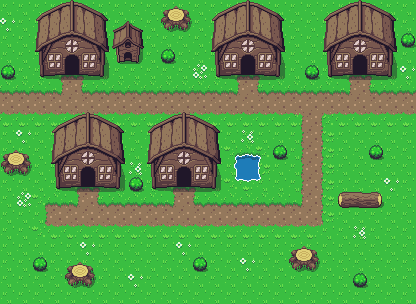

The image is a tile-based game level rendered from a .tmx file. Its description and complete source (layers, tilesets, objects, tile grids) follow:
An orthogonal 26x19 tile map with 16x16 px tiles, 5 tile layers (Ground, Flowers, Bush, Houses, ...).

<map version="1.9" tiledversion="1.9.2" orientation="orthogonal" renderorder="left-up" width="26" height="19" tilewidth="16" tileheight="16" infinite="0" nextlayerid="8" nextobjectid="1">
 <tileset firstgid="1" source="../Tiled/TiledSheet.tsx" />
 <layer id="5" name="Ground" width="26" height="19">
  <data encoding="csv">
1,1,1,1,1,1,1,1,1,1,1,1,1,1,1,1,1,1,1,1,1,1,1,1,1,1,
1,1,1,1,1,1,1,1,1,1,1,1,1,1,1,1,1,1,1,1,1,1,1,1,1,1,
1,1,1,1,1,1,1,1,1,1,1,1,1,1,1,1,1,1,1,1,1,1,1,1,1,1,
1,1,1,1,1,1,1,1,1,1,1,1,1,1,1,1,1,1,1,1,1,1,1,1,1,1,
1,1,1,1161,1162,1163,1,1,1,1,1,1,1,1,1161,1162,1163,1,1,1,1,1161,1162,1163,1,1,
1162,1162,1162,1322,1202,1321,1162,1162,1162,1162,1162,1162,1162,1162,1322,1202,1321,1162,1162,1162,1162,1322,1202,1321,1162,1162,
1202,1202,1202,1202,1202,1202,1202,1202,1202,1202,1202,1202,1202,1202,1202,1202,1202,1202,1202,1202,1202,1202,1202,1202,1202,1202,
1242,1242,1242,1242,1242,1242,1242,1242,1242,1242,1242,1242,1242,1242,1242,1242,1242,1242,1282,1202,1281,1242,1242,1242,1242,1242,
1,1,1,1,1,1,1,1,1,1,1,1,1,1,1,1,1,1,1201,1202,1203,1,1,1,1,1,
1,1,1,1,1,1,1,1,1,1,1,1,1,1,1,1,1,1,1201,1202,1203,1,1,1,1,1,
1,1,1,1,1,1,1,1,1,1,1,1,1,1,1,1,1,1,1201,1202,1203,1,1,1,1,1,
1,1,1,1,1161,1162,1163,1,1,1,1161,1162,1163,1,1,1,1,1,1201,1202,1203,1,1,1,1,1,
1,1,1161,1162,1322,1202,1321,1162,1162,1162,1322,1202,1321,1162,1162,1162,1162,1162,1322,1202,1203,1,1,1,1,1,
1,1,1201,1202,1202,1202,1202,1202,1202,1202,1202,1202,1202,1202,1202,1202,1202,1202,1202,1202,1203,1,1,1,1,1,
1,1,1241,1242,1242,1242,1242,1242,1242,1242,1242,1242,1242,1242,1242,1242,1242,1242,1242,1242,1243,1,1,1,1,1,
1,1,1,1,1,1,1,1,1,1,1,1,1,1,1,1,1,1,1,1,1,1,1,1,1,1,
1,1,1,1,1,1,1,1,1,1,1,1,1,1,1,1,1,1,1,1,1,1,1,1,1,1,
1,1,1,1,1,1,1,1,1,1,1,1,1,1,1,1,1,1,1,1,1,1,1,1,1,1,
1,1,1,1,1,1,1,1,1,1,1,1,1,1,1,1,1,1,1,1,1,1,1,1,1,1
</data>
 </layer>
 <layer id="7" name="Flowers" width="26" height="19">
  <data encoding="csv">
0,0,0,0,0,0,0,0,0,0,0,0,0,0,0,0,0,0,0,0,0,0,0,0,0,0,
484,0,0,0,0,0,0,0,0,0,0,0,0,0,0,0,0,0,0,0,0,0,0,0,0,0,
0,0,0,0,0,0,0,0,0,0,0,0,0,0,0,0,0,0,0,0,0,0,0,0,0,0,
0,0,0,0,0,0,0,0,0,0,0,0,0,0,0,0,0,0,0,0,0,0,0,0,0,0,
0,0,0,0,0,0,0,0,0,0,0,0,444,0,0,0,0,0,0,0,0,0,0,0,0,484,
0,0,0,0,0,0,0,0,0,0,0,0,0,0,0,0,0,0,0,0,0,0,0,0,0,0,
0,0,0,0,0,0,0,0,0,0,0,0,0,0,0,0,0,0,0,0,0,0,0,0,0,0,
0,0,0,0,0,0,0,0,0,0,0,0,0,0,0,0,0,0,0,0,0,0,0,0,0,0,
0,484,0,0,0,0,0,0,0,0,0,0,0,0,0,321,0,0,0,0,0,0,0,0,0,0,
0,0,0,0,0,0,0,0,0,0,0,0,0,0,0,0,0,0,0,0,0,0,0,0,0,0,
0,0,0,0,0,0,0,0,321,0,0,0,0,0,0,0,0,0,0,0,0,0,0,0,0,0,
0,0,0,0,0,0,0,0,0,0,0,0,0,0,0,0,0,0,0,0,0,0,0,0,484,0,
0,444,0,0,0,0,0,0,0,0,0,0,0,0,0,0,0,0,0,0,0,0,0,0,0,0,
0,0,0,0,0,0,0,0,0,0,0,0,0,0,0,0,0,0,0,0,0,0,0,0,0,0,
0,0,0,0,0,0,0,0,0,0,0,0,0,0,0,0,0,0,0,0,0,0,321,0,0,0,
0,0,0,0,0,484,0,0,0,0,0,484,0,0,0,0,0,0,0,0,0,0,0,0,0,0,
0,0,0,0,0,0,0,0,0,0,0,0,0,0,0,484,0,0,0,0,0,0,0,0,0,0,
0,0,0,0,0,0,0,0,484,0,0,0,0,0,0,0,0,0,0,0,0,0,0,0,0,0,
0,0,0,0,0,0,0,0,0,0,0,0,0,0,0,0,0,0,0,0,0,0,0,0,0,0
</data>
 </layer>
 <layer id="6" name="Bush" width="26" height="19">
  <data encoding="csv">
0,0,0,0,0,0,0,0,0,0,0,0,0,0,0,0,0,0,0,0,0,0,0,0,0,0,
0,0,0,0,0,0,0,0,0,0,0,0,0,0,0,0,0,0,0,0,0,0,0,0,0,0,
0,0,0,0,0,0,0,0,0,0,0,0,0,0,0,0,0,0,0,0,0,0,0,0,0,563,
0,0,0,0,0,0,0,0,0,0,563,0,0,0,0,0,0,0,0,0,0,0,0,0,0,0,
563,0,0,0,0,0,0,0,0,0,0,0,0,0,0,0,0,0,0,563,0,0,0,0,0,0,
0,0,0,0,0,0,0,0,0,0,0,0,0,0,0,0,0,0,0,0,0,0,0,0,0,0,
0,0,0,0,0,0,0,0,0,0,0,0,0,0,0,0,0,0,0,0,0,0,0,0,0,0,
0,0,0,0,0,0,0,0,0,0,0,0,0,0,0,0,0,0,0,0,0,0,0,0,0,0,
0,0,0,0,0,0,0,0,0,0,0,0,0,0,0,0,0,0,0,0,0,0,0,0,0,0,
0,0,0,0,0,0,0,0,0,0,0,0,0,0,0,0,0,563,0,0,0,0,0,563,0,0,
0,0,0,0,0,0,0,0,0,0,0,0,0,0,0,0,0,0,0,0,0,0,0,0,0,0,
0,0,0,0,0,0,0,0,563,0,0,0,0,0,0,0,0,0,0,0,0,0,0,0,0,0,
0,0,0,0,0,0,0,0,0,0,0,0,0,0,0,0,0,0,0,0,0,0,0,0,0,0,
0,0,0,0,0,0,0,0,0,0,0,0,0,0,0,0,0,0,0,0,0,0,0,0,0,0,
0,0,0,0,0,0,0,0,0,0,0,0,0,0,0,0,0,0,0,0,0,0,0,0,0,0,
0,0,0,0,0,0,0,0,0,0,0,0,0,0,0,0,0,0,0,0,0,0,0,0,0,0,
0,0,563,0,0,0,0,0,0,0,0,0,563,0,0,0,0,0,0,0,0,0,0,0,0,0,
0,0,0,0,0,0,0,0,0,0,0,0,0,0,0,0,0,0,0,0,0,0,563,0,0,0,
0,0,0,0,0,0,0,0,0,0,0,0,0,0,0,0,0,0,0,0,0,0,0,0,0,0
</data>
 </layer>
 <layer id="2" name="Houses" width="26" height="19">
  <data encoding="csv">
0,0,7,8,9,10,11,0,0,0,0,0,0,7,8,9,10,11,0,0,7,8,9,10,11,0,
0,0,47,48,49,50,51,214,215,0,0,0,0,47,48,49,50,51,0,0,47,48,49,50,51,0,
0,0,87,88,89,90,91,254,255,0,0,0,0,87,88,89,90,91,0,0,87,88,89,90,91,0,
0,0,127,128,129,130,131,294,295,0,0,0,0,127,128,129,130,131,0,0,127,128,129,130,131,0,
0,0,167,168,169,170,171,0,0,0,0,0,0,167,168,169,170,171,0,0,167,168,169,170,171,0,
0,0,0,0,0,0,0,0,0,0,0,0,0,0,0,0,0,0,0,0,0,0,0,0,0,0,
0,0,0,0,0,0,0,0,0,0,0,0,0,0,0,0,0,0,0,0,0,0,0,0,0,0,
0,0,0,7,8,9,10,11,0,7,8,9,10,11,0,0,0,0,0,0,0,0,0,0,0,0,
0,0,0,47,48,49,50,51,0,47,48,49,50,51,0,0,0,0,0,0,0,0,0,0,0,0,
0,0,0,87,88,89,90,91,0,87,88,89,90,91,243,244,245,0,0,0,0,0,0,0,0,0,
0,0,0,127,128,129,130,131,0,127,128,129,130,131,283,284,285,0,0,0,0,0,0,0,0,0,
0,0,0,167,168,169,170,171,0,167,168,169,170,171,323,324,325,0,0,0,0,0,0,0,0,0,
0,0,0,0,0,0,0,0,0,0,0,0,0,0,0,0,0,0,0,0,0,0,0,0,0,0,
0,0,0,0,0,0,0,0,0,0,0,0,0,0,0,0,0,0,0,0,0,0,0,0,0,0,
0,0,0,0,0,0,0,0,0,0,0,0,0,0,0,0,0,0,0,0,0,0,0,0,0,0,
0,0,0,0,0,0,0,0,0,0,0,0,0,0,0,0,0,0,0,0,0,0,0,0,0,0,
0,0,0,0,0,0,0,0,0,0,0,0,0,0,0,0,0,0,0,0,0,0,0,0,0,0,
0,0,0,0,0,0,0,0,0,0,0,0,0,0,0,0,0,0,0,0,0,0,0,0,0,0,
0,0,0,0,0,0,0,0,0,0,0,0,0,0,0,0,0,0,0,0,0,0,0,0,0,0
</data>
 </layer>
 <layer id="1" name="Trees" width="26" height="19">
  <data encoding="csv">
0,0,0,0,0,0,0,0,0,0,152,153,0,0,0,0,0,0,0,0,0,0,0,0,0,0,
0,0,0,0,0,0,0,0,0,0,192,193,0,0,0,0,0,0,0,0,0,0,0,0,0,0,
0,0,0,0,0,0,0,0,0,0,0,0,0,0,0,0,0,0,0,0,0,0,0,0,0,0,
0,0,0,0,0,0,0,0,0,0,0,0,0,0,0,0,0,0,0,0,0,0,0,0,0,0,
0,0,0,0,0,0,0,0,0,0,0,0,0,0,0,0,0,0,0,0,0,0,0,0,0,0,
0,0,0,0,0,0,0,0,0,0,0,0,0,0,0,0,0,0,0,0,0,0,0,0,0,0,
0,0,0,0,0,0,0,0,0,0,0,0,0,0,0,0,0,0,0,0,0,0,0,0,0,0,
0,0,0,0,0,0,0,0,0,0,0,0,0,0,0,0,0,0,0,0,0,0,0,0,0,0,
0,0,0,0,0,0,0,0,0,0,0,0,0,0,0,0,0,0,0,0,0,0,0,0,0,0,
152,153,0,0,0,0,0,0,0,0,0,0,0,0,0,0,0,0,0,0,0,0,0,0,0,0,
192,193,0,0,0,0,0,0,0,0,0,0,0,0,0,0,0,0,0,0,0,0,0,0,0,0,
0,0,0,0,0,0,0,0,0,0,0,0,0,0,0,0,0,0,0,0,0,0,0,0,0,0,
0,0,0,0,0,0,0,0,0,0,0,0,0,0,0,0,0,0,0,0,0,204,205,206,0,0,
0,0,0,0,0,0,0,0,0,0,0,0,0,0,0,0,0,0,0,0,0,0,0,0,0,0,
0,0,0,0,0,0,0,0,0,0,0,0,0,0,0,0,0,0,0,0,0,0,0,0,0,0,
0,0,0,0,0,0,0,0,0,0,0,0,0,0,0,0,0,0,152,153,0,0,0,0,0,0,
0,0,0,0,152,153,0,0,0,0,0,0,0,0,0,0,0,0,192,193,0,0,0,0,0,0,
0,0,0,0,192,193,0,0,0,0,0,0,0,0,0,0,0,0,0,0,0,0,0,0,0,0,
0,0,0,0,0,0,0,0,0,0,0,0,0,0,0,0,0,0,0,0,0,0,0,0,0,0
</data>
 </layer>
</map>
